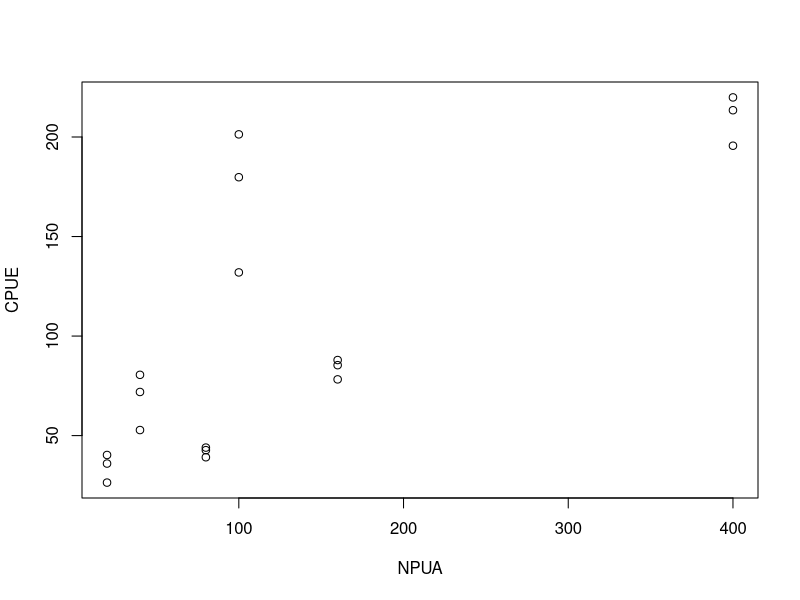
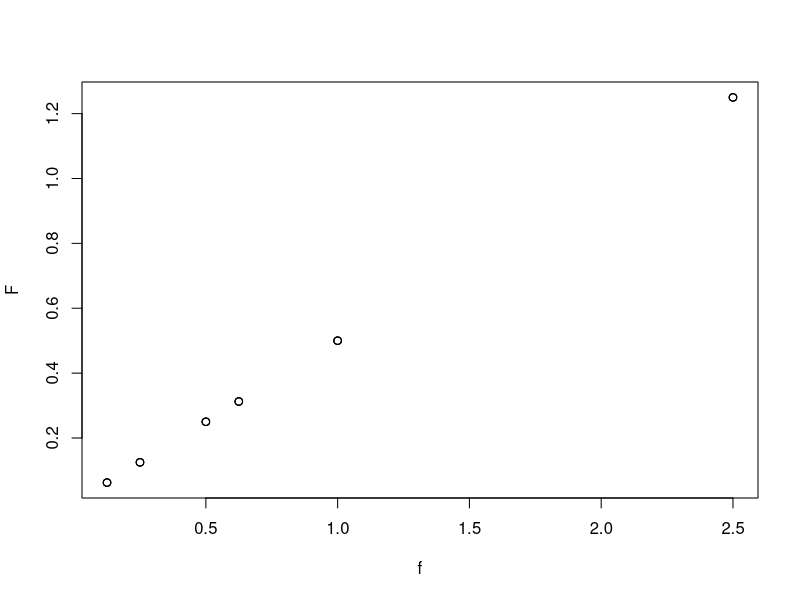
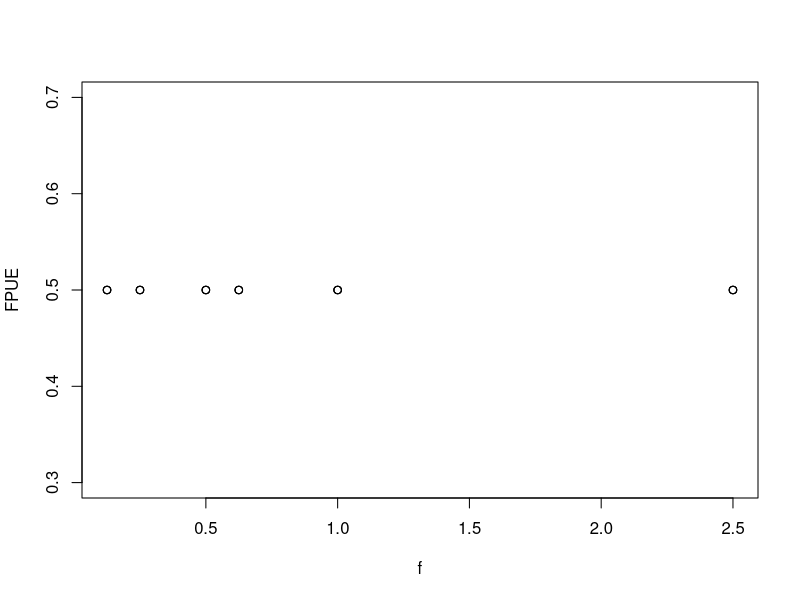
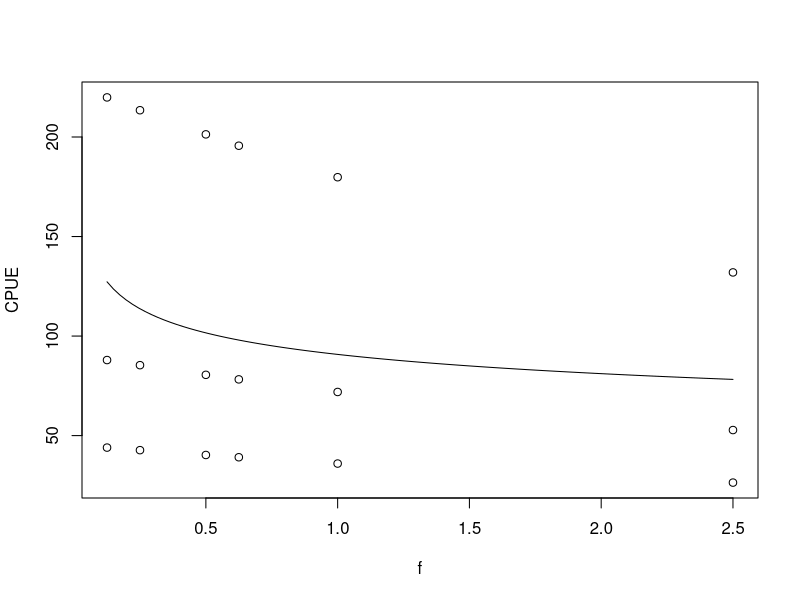
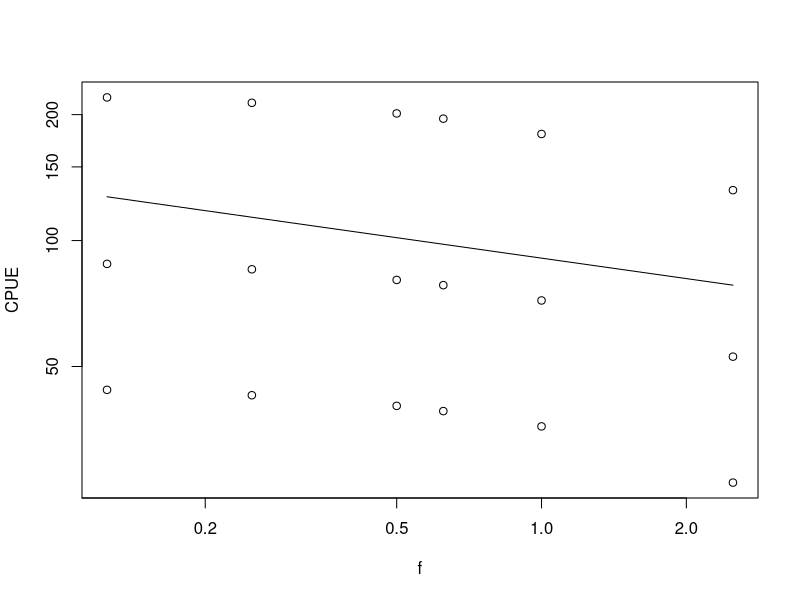
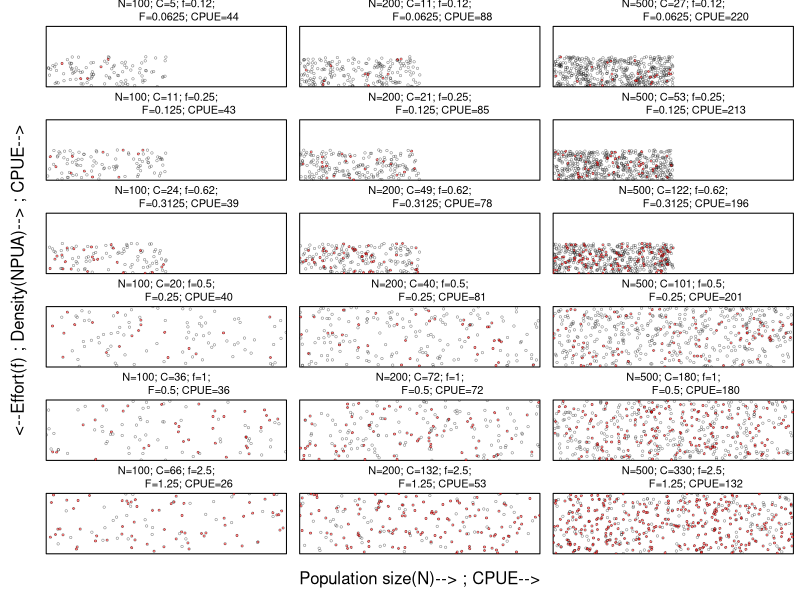

These figures' R source, in order:
totalArea <- 5 # [km^2]
M <- 0.2 # natural mortality
q <- 0.5 # catchability

# N = pop. size; fracOccSwept = fraction of occ area swept; fracOcc = fraction of
# total area occupied
df <- expand.grid(N=c(100,200,500), fracOccSwept=c(0.1,0.2,0.5), fracOcc=c(0.25,1))

# aggregation / density of pop
df$areaOcc <- df$fracOcc * totalArea # total area occupied [km^2]
df$NPUA <- df$N/df$areaOcc # density; N per unit area [N/km^2]

# fishing 
df$areaSwept <- df$areaOcc * df$fracOccSwept  # assumes fishing occurs in occupied
                                              # area only 
df$f <- df$areaSwept # effort equivalent to total area swept
df$F <- df$f * q
df$C <- df$N * (1 - exp(-(M+(df$F))))*(df$F/(M+df$F))
df$CPUE <- df$C / df$f
df$FPUE <- df$F / df$f
df$Z <- df$F + M # total mortality
df$E <- df$F / df$Z # Exploitation rate


# result
df


# explorations
plot(CPUE~NPUA, df)
plot(F~f, df)
plot(FPUE~f, df)

fit <- glm(CPUE~log(f), df, family = Gamma(link="log"))
newdat <- data.frame(f=seq(min(df$f), max(df$f), length.out = 100))
newdat$CPUE <- predict(fit, newdat, type="response")
plot(CPUE~f, df, log=""); lines(CPUE~f, newdat)
plot(CPUE~f, df, log="xy"); lines(CPUE~f, newdat)



png("visualize.png", width = 7, height=7, units="in", res=200, type="cairo")
op <- par(mfrow=c(6,3))
par(oma=c(3,3,0,0), mar=c(0.5,0.5,2,0.5), mgp=c(2,0.5,0), tcl=-0.25)
for(i in seq(nrow(df))){
  plot(1, t="n", xlim=c(0,sqrt(totalArea)), ylim=c(0,sqrt(totalArea)), axes=FALSE,
       xaxs="i", yaxs="i", xlab="", ylab="")
  box()
  COL <- c(NA,rgb(1,0,0,0.5))[rep(1:2, times=c(round((df$N-df$C)[i]), round(df$C[i])))]
  points(x=runif(df$N[i])*sqrt(df$areaOcc[i]), y=runif(df$N[i])*sqrt(df$areaOcc[i]),
         pch=21, cex=0.5, lwd=0.5, bg=COL, col=rgb(0,0,0,0.5))
  mtext(paste0("N=", df$N[i], "; C=", round(df$C[i]), "; f=", round(df$f[i],2), ";
               F=", df$F[i], "; CPUE=", round(df$CPUE[i])), line=0.25, side=3, cex=par()$cex)
}
mtext("Population size(N)--> ; CPUE-->", line=1, side=1, outer = TRUE)
mtext("<--Effort(f) ; Density(NPUA)--> ; CPUE-->", line=1, side=2, outer = TRUE)
par(op)
dev.off()